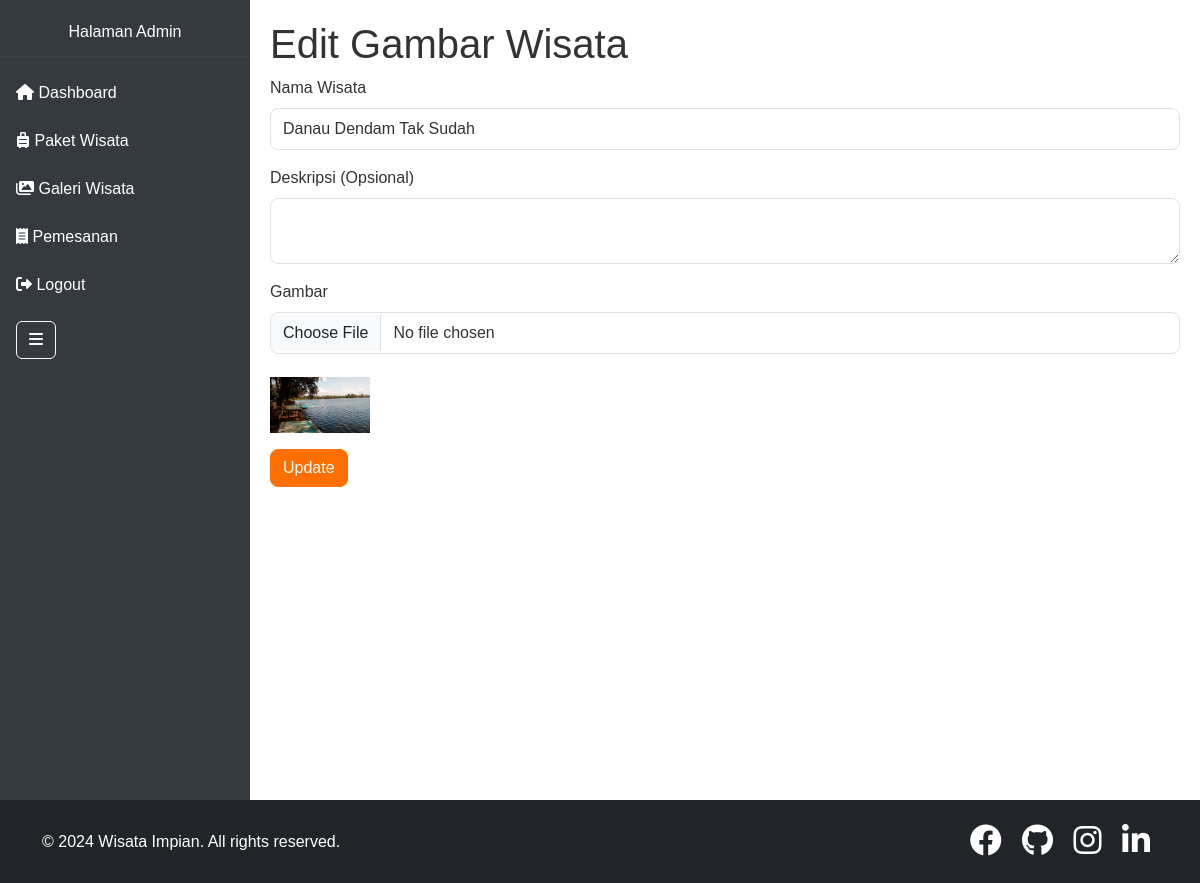
The app's page /galeri_edit.php?id=1 with its own data.
### tables this page shows
CREATE TABLE `galeri_wisata` (
  `id` int(11) NOT NULL,
  `nama_wisata` varchar(255) NOT NULL,
  `deskripsi` text NOT NULL,
  `gambar` varchar(255) NOT NULL,
  `tanggal_upload` timestamp NOT NULL DEFAULT CURRENT_TIMESTAMP
);

### galeri_edit.php (the view, shortened to what this page needs)
<?php
include 'koneksi.php';
if ($_SERVER['REQUEST_METHOD'] == 'GET') {
    $id = $_GET['id'];
    $sql = "SELECT * FROM galeri_wisata WHERE id = ?";
    $stmt = $conn->prepare($sql);
    $stmt->bind_param("i", $id);
    $stmt->execute();
    $result = $stmt->get_result();
    $galeri = $result->fetch_assoc();
?>
<h1>Edit Gambar Wisata</h1>
<form action="galeri_edit.php" method="post" enctype="multipart/form-data">
    <div class="mb-3">
        <label for="nama_wisata" class="form-label">Nama Wisata</label>
        <input type="text" class="form-control" id="nama_wisata" name="nama_wisata" value="<?php echo htmlspecialchars($galeri['nama_wisata']); ?>" required>
    </div>
    <div class="mb-3">
        <label for="deskripsi" class="form-label">Deskripsi (Opsional)</label>
        <textarea class="form-control" id="deskripsi" name="deskripsi"><?php echo htmlspecialchars($galeri['deskripsi']); ?></textarea>
    </div>
    <div class="mb-3">
        <label for="gambar" class="form-label">Gambar</label>
        <input type="file" class="form-control" id="gambar" name="gambar">
        <img src="assets/img/galeri/<?php echo htmlspecialchars($galeri['gambar']); ?>" width="100" class="mt-2">
    </div>
    <button type="submit" class="btn btn-primary">Update</button>
</form>
<?php
}
include 'template.php';
?>

### assets/css/style.css (style rules this page uses)
body { font-family: Arial, sans-serif; color: #333; margin: 0; padding: 0; background-color: #f8f9fa; background: url('https://example.com/path-to-your-indonesian-landscape-image.jpg') no-repeat center center fixed; background-size: cover; }
.form-control { border-radius: 8px; background-color: #ffffff80; color: #333; margin-bottom: 15px; padding: 0.5rem 0.75rem; }
.btn-primary { background-color: #007bff; border-color: #007bff; }
.btn-primary { background-color: #ff6f00; border-color: #ff6f00; transition: background-color 0.3s, border-color 0.3s; border-radius: 8px; }

### records on screen
galeri_wisata: nama_wisata "Danau Dendam Tak Sudah", gambar (picture)
